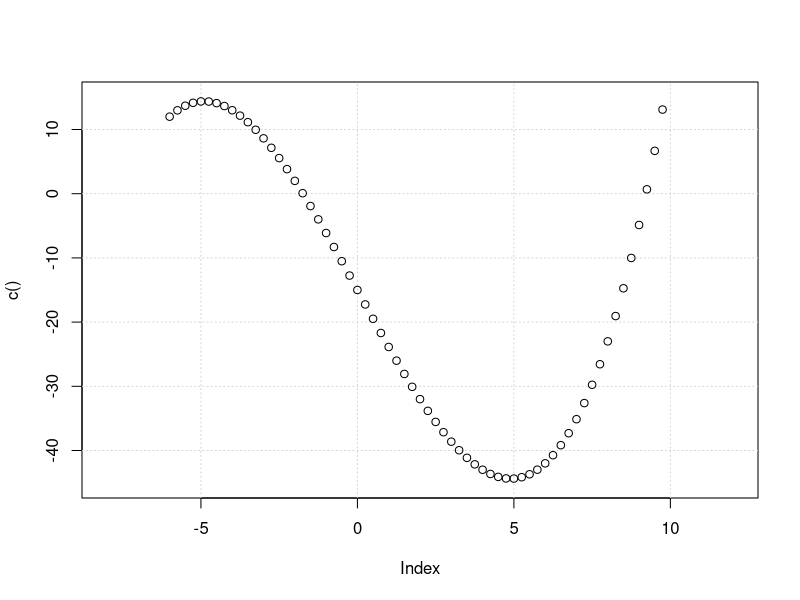

Recreate this plot in R.
x11()

x <- seq(-6, 10, by=0.25) # c(-6:10)
y <- x*x*x/8 - 9*x -15

x11()

plot(
     c(), c(),  # Empty set, points will be drawn later …
     type = "n",
    xlim=c(-8,12)                  ,
    ylim=c(-45,15)                 ,
  )

grid()

# Call points again so that points that were drawn over by grid are
# painted »above« the grid:
points(x, y)

# wait for mouse click or enter pressed:
z <- locator(1)
